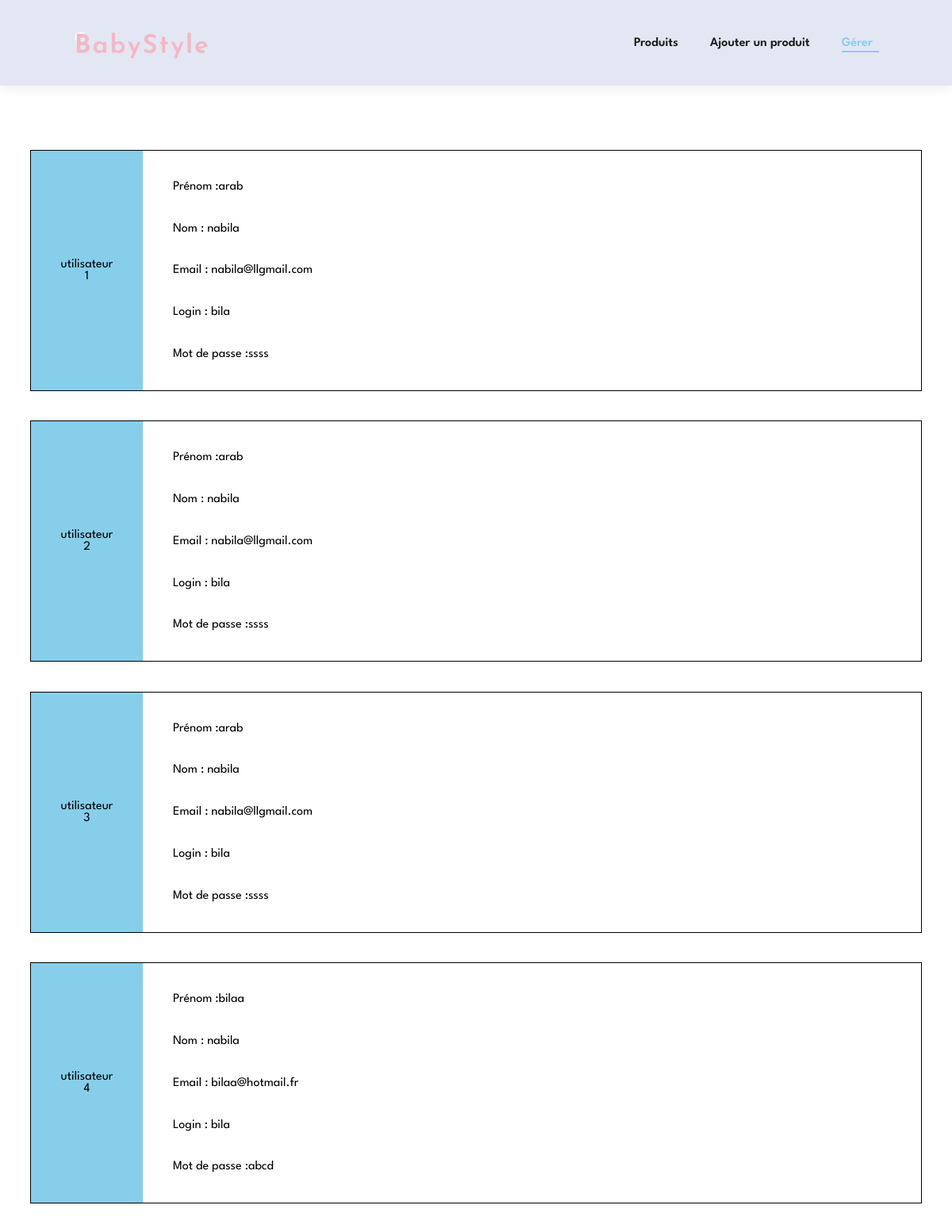
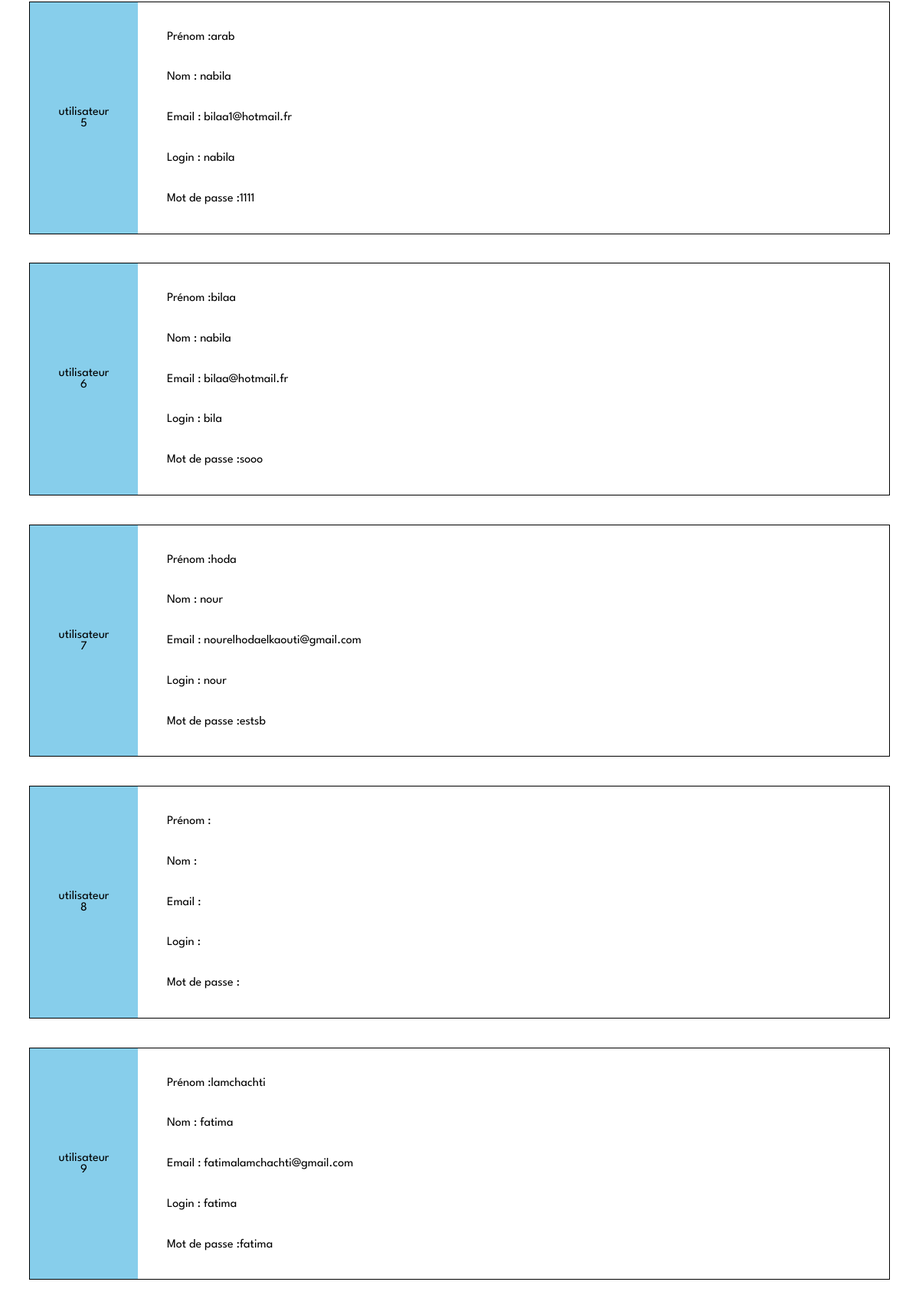
The page /html/afficherUser.php (upper part) on the database its author committed (2 pictures, top to bottom).
### tables this page shows
CREATE TABLE `utilisateur` (
  `F_NAME` varchar(50) NOT NULL,
  `L_NAME` varchar(50) NOT NULL,
  `EMAIL` varchar(50) NOT NULL,
  `LOGIN` varchar(50) NOT NULL,
  `PASSWORD` varchar(50) NOT NULL
);

### html/afficherUser.php (the view, shortened to what this page needs)
<!DOCTYPE html>
<html lang="en">
<head>
    <link rel="stylesheet" href="../style2.css">
</head>
<body>
  <header style="margin-bottom:5cm;">
		<div id="header">
		  <div class="header-logo">
			<a href="index.php"><img src="../logo.png" alt="" /></a>
		  </div>
		  <div class="header-list">
			<nav class="header-list-nav">
			  <ul>
				<li><a href="http://localhost/tp_web/html/pageAdmin.php">Produits</a></li>
				<li><a href="http://localhost/tp_web/back/ajouter.php">Ajouter un produit</a></li>
                <li>
                  <a class="active" href="#">Gérer</a>
              </li>
            </ul>
			</nav>
		  </div>
		</div>
  </header>
  <?php
    $serveur = "localhost";
    $utilisateur = "tp_web";
    $motdepasse = "tp_web";
    $base_de_donnees = "tp_web";
    $connexion = new mysqli($serveur, $utilisateur, $motdepasse, $base_de_donnees);
    $sql = "SELECT * FROM utilisateur";
    $result = $connexion->query($sql);
    $index=1;
    if ($result->num_rows > 0) {
      while($row = $result->fetch_assoc()) {
        echo "<table style='margin:1cm;border:1px solid black;border-spacing: 0;margin-bottom:1cm;'>";
        echo "<tr><td style='padding-left:1cm;padding-right:1cm;background-color:skyblue;text-align:center' rowspan='5' style='padding-right:1cm;'>utilisateur ". $index.
            "</td><td style='padding-top:1cm; padding-right:1cm;padding-left:1cm;width:100%;padding-bottom:1cm '>Prénom :". $row["F_NAME"]."</td></tr>
            <tr><td style='padding-left:1cm;padding-right:1cm;width:100%;padding-bottom:1cm'>Nom : ".$row["L_NAME"]."</td></tr>
            <tr><td style='padding-left:1cm;padding-right:1cm;width:100%;padding-bottom:1cm'>Email : ".$row["EMAIL"]."</td></tr>
            <tr><td style='padding-left:1cm;padding-right:1cm;width:100%;padding-bottom:1cm'>Login : ".$row["LOGIN"]."</td></tr>
            <tr><td style='padding-left:1cm;padding-right:1cm;padding-bottom:1cm;width:100%'>Mot de passe :". $row["PASSWORD"]."</td></tr>
        </table>";
        $index++;
    }
    }
  ?>
</body>
</html>

### style2.css (style rules this page uses)
* { margin: 0; padding: 0; box-sizing: border-box; font-family: "League Spartan", sans-serif; }
body { width: 100%; }
#header { display: flex; align-items: center; justify-content: space-between; background-color: #e3e6f3; padding: 20px 80px; box-shadow: 0 5px 15px rgba(0, 0, 0, 0.06); z-index: 999; position:fixed; top: 0; left: 0; right: 0; }
.header-list { display: flex; align-items: center; justify-content: center; }
.header-list-nav ul { display: flex; }
.header-list-nav ul li { list-style-type: none; padding: 0 20px; position: relative; }
.header-list-nav ul a { text-decoration: none; font-size: 16px; font-weight: 600; color: #1a1a1a; transition: 0.3s ease; }
.header-list-nav ul a:hover, .header-list-nav ul a.active { color: skyblue; content: ""; }
.header-list-icon a:hover, .header-list-nav ul a.active { color: skyblue; }
.header-list-nav ul li a:hover::after, .header-list-nav ul li a.active::after { content: ""; width: 60%; height: 2px; background: skyblue; position: absolute; bottom: -4px; left: 20px; }

### rows shown on the page
utilisateur: F_NAME "arab", L_NAME "nabila", EMAIL "nabila@llgmail.com", LOGIN "bila", PASSWORD "ssss"
utilisateur: F_NAME "arab", L_NAME "nabila", EMAIL "nabila@llgmail.com", LOGIN "bila", PASSWORD "ssss"
utilisateur: F_NAME "arab", L_NAME "nabila", EMAIL "nabila@llgmail.com", LOGIN "bila", PASSWORD "ssss"
utilisateur: F_NAME "bilaa", L_NAME "nabila", EMAIL "bilaa@hotmail.fr", LOGIN "bila", PASSWORD "abcd"
utilisateur: F_NAME "arab", L_NAME "nabila", EMAIL "bilaa1@hotmail.fr", LOGIN "nabila", PASSWORD "1111"
utilisateur: F_NAME "bilaa", L_NAME "nabila", EMAIL "bilaa@hotmail.fr", LOGIN "bila", PASSWORD "sooo"
utilisateur: F_NAME "hoda", L_NAME "nour", EMAIL "nourelhodaelkaouti@gmail.com", LOGIN "nour", PASSWORD "estsb"
utilisateur: F_NAME "lamchachti", L_NAME "fatima", EMAIL "fatimalamchachti@gmail.com", LOGIN "fatima", PASSWORD "fatima"
